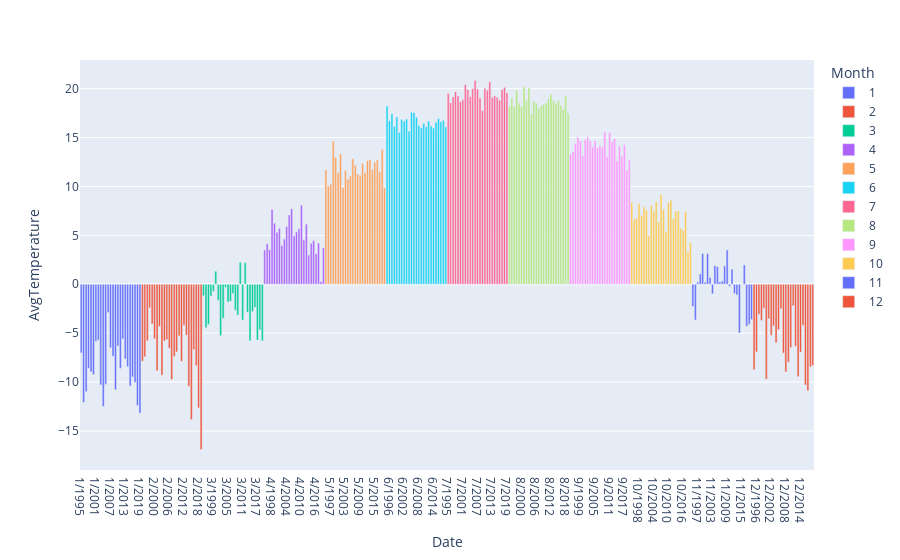

Write notebook code for a chart like this one.
### Markdown cell above
Let's plot a bar chart to analyse this data

### Code cell
fig = px.bar(data_canada, x="Date", y="AvgTemperature", color='Month')
fig.show()

### Figure 1 — Plotly figure (JSON) as saved in the notebook; plotly's stock layout.template omitted (floating-point values rounded to 4 significant figures)
{"data": [{"alignmentgroup": "True", "hovertemplate": "Month=1<br>Date=%{x}<br>AvgTemperature=%{y}<extra></extra>", "legendgroup": "1", "marker": {"color": "#636efa", "pattern": {"shape": ""}}, "name": "1", "offsetgroup": "1", "orientation": "v", "showlegend": true, "textposition": "auto", "type": "bar", "x": ["1/1995", "1/1996", "1/1997", "1/1998", "1/1999", "1/2000", "1/2001", "1/2002", "1/2003", "1/2004", "1/2005", "1/2006", "1/2007", "1/2008", "1/2009", "1/2010", "1/2011", "1/2012", "1/2013", "1/2014", "1/2015", "1/2016", "1/2017", "1/2018", "1/2019"], "xaxis": "x", "y": [-7.017, -12.09, -10.98, -8.588, -8.954, -9.243, -5.828, -5.705, -10.29, -12.49, -10.23, -2.889, -6.501, -7.366, -10.79, -6.319, -8.6, -5.596, -7.644, -8.423, -10.42, -9.471, -10.03, -12.4, -13.19], "yaxis": "y"}, {"alignmentgroup": "True", "hovertemplate": "Month=2<br>Date=%{x}<br>AvgTemperature=%{y}<extra></extra>", "legendgroup": "2", "marker": {"color": "#EF553B", "pattern": {"shape": ""}}, "name": "2", "offsetgroup": "2", "orientation": "v", "showlegend": true, "textposition": "auto", "type": "bar", "x": ["2/1995", "2/1996", "2/1997", "2/1998", "2/1999", "2/2000", "2/2001", "2/2002", "2/2003", "2/2004", "2/2005", "2/2006", "2/2007", "2/2008", "2/2009", "2/2010", "2/2011", "2/2012", "2/2013", "2/2014", "2/2015", "2/2016", "2/2017", "2/2018", "2/2019"], "xaxis": "x", "y": [-7.863, -7.41, -5.774, -2.422, -4.061, -5.579, -8.858, -4.311, -9.304, -5.796, -5.66, -6.553, -9.739, -7.381, -6.918, -5.28, -7.882, -4.183, -5.208, -10.44, -13.85, -6.689, -8.32, -12.64, -16.9], "yaxis": "y"}, {"alignmentgroup": "True", "hovertemplate": "Month=3<br>Date=%{x}<br>AvgTemperature=%{y}<extra></extra>", "legendgroup": "3", "marker": {"color": "#00cc96", "pattern": {"shape": ""}}, "name": "3", "offsetgroup": "3", "orientation": "v", "showlegend": true, "textposition": "auto", "type": "bar", "x": ["3/1995", "3/1996", "3/1997", "3/1998", "3/1999", "3/2000", "3/2001", "3/2002", "3/2003", "3/2004", "3/2005", "3/2006", "3/2007", "3/2008", "3/2009", "3/2010", "3/2011", "3/2012", "3/2013", "3/2014", "3/2015", "3/2016", "3/2017", "3/2018", "3/2019"], "xaxis": "x", "y": [-1.177, -4.441, -4.11, -1.214, -0.7187, 1.333, -1.648, -5.252, -3.489, -0.3203, -1.816, -1.736, -0.9506, -2.642, -3.159, 2.255, -3.668, 2.208, -2.849, -5.791, -2.781, -2.36, -5.703, -4.648, -5.798], "yaxis": "y"}, {"alignmentgroup": "True", "hovertemplate": "Month=4<br>Date=%{x}<br>AvgTemperature=%{y}<extra></extra>", "legendgroup": "4", "marker": {"color": "#ab63fa", "pattern": {"shape": ""}}, "name": "4", "offsetgroup": "4", "orientation": "v", "showlegend": true, "textposition": "auto", "type": "bar", "x": ["4/1995", "4/1996", "4/1997", "4/1998", "4/1999", "4/2000", "4/2001", "4/2002", "4/2003", "4/2004", "4/2005", "4/2006", "4/2007", "4/2008", "4/2009", "4/2010", "4/2011", "4/2012", "4/2013", "4/2014", "4/2015", "4/2016", "4/2017", "4/2018", "4/2019"], "xaxis": "x", "y": [3.512, 4.154, 3.552, 7.648, 6.242, 5.319, 5.727, 3.97, 4.623, 5.92, 7.081, 7.714, 4.947, 5.361, 5.669, 8.086, 4.541, 6.147, 2.987, 4.178, 4.457, 3.112, 4.212, 0.2783, 3.724], "yaxis": "y"}, {"alignmentgroup": "True", "hovertemplate": "Month=5<br>Date=%{x}<br>AvgTemperature=%{y}<extra></extra>", "legendgroup": "5", "marker": {"color": "#FFA15A", "pattern": {"shape": ""}}, "name": "5", "offsetgroup": "5", "orientation": "v", "showlegend": true, "textposition": "auto", "type": "bar", "x": ["5/1995", "5/1996", "5/1997", "5/1998", "5/1999", "5/2000", "5/2001", "5/2002", "5/2003", "5/2004", "5/2005", "5/2006", "5/2007", "5/2008", "5/2009", "5/2010", "5/2011", "5/2012", "5/2013", "5/2014", "5/2015", "5/2016", "5/2017", "5/2018", "5/2019"], "xaxis": "x", "y": [11.69, 10.04, 10.25, 14.64, 12.99, 11.42, 13.33, 9.896, 11.62, 10.74, 11.07, 12.84, 12.16, 11.29, 11.12, 12.35, 11.4, 12.64, 12.76, 11.72, 12.49, 12.74, 11.52, 13.8, 9.858], "yaxis": "y"}, {"alignmentgroup": "True", "hovertemplate": "Month=6<br>Date=%{x}<br>AvgTemperature=%{y}<extra></extra>", "legendgroup": "6", "marker": {"color": "#19d3f3", "pattern": {"shape": ""}}, "name": "6", "offsetgroup": "6", "orientation": "v", "showlegend": true, "textposition": "auto", "type": "bar", "x": ["6/1995", "6/1996", "6/1997", "6/1998", "6/1999", "6/2000", "6/2001", "6/2002", "6/2003", "6/2004", "6/2005", "6/2006", "6/2007", "6/2008", "6/2009", "6/2010", "6/2011", "6/2012", "6/2013", "6/2014", "6/2015", "6/2016", "6/2017", "6/2018", "6/2019"], "xaxis": "x", "y": [18.24, 16.71, 17.43, 16.14, 17.11, 15.53, 16.86, 16.69, 16.9, 15.66, 17.59, 17.55, 17.09, 16.24, 15.97, 16.44, 16.1, 16.69, 16.18, 15.97, 16.56, 16.95, 16.61, 16.76, 16.09], "yaxis": "y"}, {"alignmentgroup": "True", "hovertemplate": "Month=7<br>Date=%{x}<br>AvgTemperature=%{y}<extra></extra>", "legendgroup": "7", "marker": {"color": "#FF6692", "pattern": {"shape": ""}}, "name": "7", "offsetgroup": "7", "orientation": "v", "showlegend": true, "textposition": "auto", "type": "bar", "x": ["7/1995", "7/1996", "7/1997", "7/1998", "7/1999", "7/2000", "7/2001", "7/2002", "7/2003", "7/2004", "7/2005", "7/2006", "7/2007", "7/2008", "7/2009", "7/2010", "7/2011", "7/2012", "7/2013", "7/2014", "7/2015", "7/2016", "7/2017", "7/2018", "7/2019"], "xaxis": "x", "y": [19.52, 18.56, 19.15, 19.69, 19.26, 18.67, 18.87, 20.43, 19.92, 19.18, 20.0, 20.84, 19.97, 19.06, 17.77, 20.04, 19.84, 20.7, 19.1, 19.26, 19.13, 18.83, 19.91, 20.14, 19.57], "yaxis": "y"}, {"alignmentgroup": "True", "hovertemplate": "Month=8<br>Date=%{x}<br>AvgTemperature=%{y}<extra></extra>", "legendgroup": "8", "marker": {"color": "#B6E880", "pattern": {"shape": ""}}, "name": "8", "offsetgroup": "8", "orientation": "v", "showlegend": true, "textposition": "auto", "type": "bar", "x": ["8/1995", "8/1996", "8/1997", "8/1998", "8/1999", "8/2000", "8/2001", "8/2002", "8/2003", "8/2004", "8/2005", "8/2006", "8/2007", "8/2008", "8/2009", "8/2010", "8/2011", "8/2012", "8/2013", "8/2014", "8/2015", "8/2016", "8/2017", "8/2018", "8/2019"], "xaxis": "x", "y": [18.18, 19.0, 18.16, 19.85, 18.52, 18.18, 20.19, 18.81, 20.09, 17.42, 18.7, 18.53, 17.96, 18.25, 18.41, 18.54, 18.97, 19.43, 18.79, 18.48, 18.78, 18.31, 17.91, 19.25, 17.5], "yaxis": "y"}, {"alignmentgroup": "True", "hovertemplate": "Month=9<br>Date=%{x}<br>AvgTemperature=%{y}<extra></extra>", "legendgroup": "9", "marker": {"color": "#FF97FF", "pattern": {"shape": ""}}, "name": "9", "offsetgroup": "9", "orientation": "v", "showlegend": true, "textposition": "auto", "type": "bar", "x": ["9/1995", "9/1996", "9/1997", "9/1998", "9/1999", "9/2000", "9/2001", "9/2002", "9/2003", "9/2004", "9/2005", "9/2006", "9/2007", "9/2008", "9/2009", "9/2010", "9/2011", "9/2012", "9/2013", "9/2014", "9/2015", "9/2016", "9/2017", "9/2018", "9/2019"], "xaxis": "x", "y": [13.28, 13.58, 14.37, 15.03, 14.67, 13.17, 14.8, 15.06, 14.68, 14.03, 14.67, 13.92, 14.17, 14.0, 15.56, 13.05, 15.52, 14.57, 14.9, 12.62, 14.13, 13.09, 14.28, 11.66, 12.69], "yaxis": "y"}, {"alignmentgroup": "True", "hovertemplate": "Month=10<br>Date=%{x}<br>AvgTemperature=%{y}<extra></extra>", "legendgroup": "10", "marker": {"color": "#FECB52", "pattern": {"shape": ""}}, "name": "10", "offsetgroup": "10", "orientation": "v", "showlegend": true, "textposition": "auto", "type": "bar", "x": ["10/1995", "10/1996", "10/1997", "10/1998", "10/1999", "10/2000", "10/2001", "10/2002", "10/2003", "10/2004", "10/2005", "10/2006", "10/2007", "10/2008", "10/2009", "10/2010", "10/2011", "10/2012", "10/2013", "10/2014", "10/2015", "10/2016", "10/2017", "10/2018", "10/2019"], "xaxis": "x", "y": [8.368, 6.603, 6.763, 8.253, 7.039, 7.924, 7.589, 4.975, 8.047, 7.476, 8.463, 6.342, 9.176, 7.628, 5.384, 8.342, 8.599, 6.706, 7.464, 7.501, 5.747, 5.526, 7.448, 3.315, 4.248], "yaxis": "y"}, {"alignmentgroup": "True", "hovertemplate": "Month=11<br>Date=%{x}<br>AvgTemperature=%{y}<extra></extra>", "legendgroup": "11", "marker": {"color": "#636efa", "pattern": {"shape": ""}}, "name": "11", "offsetgroup": "11", "orientation": "v", "showlegend": true, "textposition": "auto", "type": "bar", "x": ["11/1995", "11/1996", "11/1997", "11/1998", "11/1999", "11/2000", "11/2001", "11/2002", "11/2003", "11/2004", "11/2005", "11/2006", "11/2007", "11/2008", "11/2009", "11/2010", "11/2011", "11/2012", "11/2013", "11/2014", "11/2015", "11/2016", "11/2017", "11/2018", "11/2019"], "xaxis": "x", "y": [-2.267, -3.655, 0.2223, 1.045, 3.147, 0.2085, 3.125, 0.7013, -0.977, 1.903, 1.789, 0.252, 0.3207, 1.876, 3.513, -0.2033, 1.539, -0.9452, -1.099, -4.972, -0.03667, 1.976, -4.302, -4.098, -3.613], "yaxis": "y"}, {"alignmentgroup": "True", "hovertemplate": "Month=12<br>Date=%{x}<br>AvgTemperature=%{y}<extra></extra>", "legendgroup": "12", "marker": {"color": "#EF553B", "pattern": {"shape": ""}}, "name": "12", "offsetgroup": "12", "orientation": "v", "showlegend": true, "textposition": "auto", "type": "bar", "x": ["12/1995", "12/1996", "12/1997", "12/1998", "12/1999", "12/2000", "12/2001", "12/2002", "12/2003", "12/2004", "12/2005", "12/2006", "12/2007", "12/2008", "12/2009", "12/2010", "12/2011", "12/2012", "12/2013", "12/2014", "12/2015", "12/2016", "12/2017", "12/2018", "12/2019"], "xaxis": "x", "y": [-8.743, -6.912, -3.066, -3.692, -2.468, -9.714, -3.515, -5.222, -4.257, -5.986, -4.636, -2.508, -7.038, -8.964, -7.972, -6.472, -2.192, -6.347, -9.451, -6.943, -4.192, -10.3, -10.89, -8.439, -8.302], "yaxis": "y"}], "layout": {"barmode": "relative", "legend": {"title": {"text": "Month"}, "tracegroupgap": 0}, "margin": {"t": 60}, "xaxis": {"anchor": "y", "domain": [0, 1], "title": {"text": "Date"}}, "yaxis": {"anchor": "x", "domain": [0, 1], "title": {"text": "AvgTemperature"}}}}
